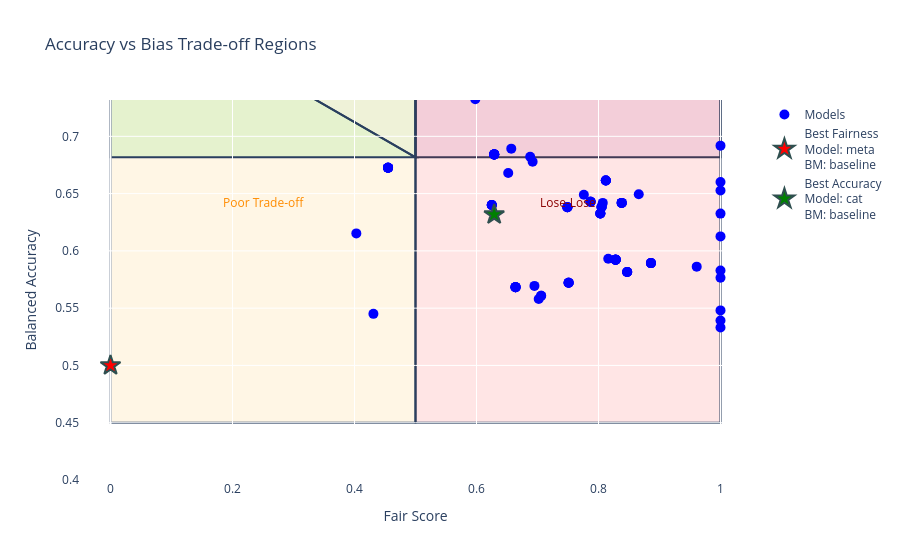

The notebook cell this image was saved under:
### Code cell
x_th = max([min(acc0), min(acc1)])
y_th = min([max(spd0), max(spd1)])

def plot_tradeoff(df, x_split=x_th, y_split=y_th, diagonal_end=None,
                 region_colors=None, title="Accuracy vs Bias Trade-off Regions"):
    """
    Creates a trade-off plot with dynamic ranges and configurable regions
    """
    # Calculate dynamic ranges with 5% padding
    x_min = max(0, df['fair_score'].min() - 0.05)
    x_max = min(1, df['fair_score'].max() + 0.05)
    y_min = max(0, df['balanced_acc'].min() - 0.05)
    y_max = min(1, df['balanced_acc'].max() + 0.05)

    # Set default diagonal end if not provided
    if diagonal_end is None:
        diagonal_end = (x_split, y_max)

    # Default colors with high transparency
    colors = {
        'win_win': 'rgba(0,200,0,0.1)',
        'good_tradeoff': 'rgba(100,200,100,0.1)',
        'poor_tradeoff': 'rgba(255,165,0,0.1)',
        'inverted': 'rgba(128,0,128,0.1)',
        'lose_lose': 'rgba(255,0,0,0.1)'
    }
    if region_colors:
        colors.update(region_colors)

    fig = go.Figure()

    # Region coordinates
    left_regions = {
        'base_x': x_min,
        'base_y': y_min,
        'split_x': x_split,
        'split_y': y_split,
        'diag_x': diagonal_end[0],
        'diag_y': diagonal_end[1]
    }

    # Add regions (order matters for layering)
    # Poor Trade-off (rectangle)
    fig.add_shape(type="rect",
        x0=left_regions['base_x'], y0=left_regions['base_y'],
        x1=left_regions['split_x'], y1=left_regions['split_y'],
        fillcolor=colors['poor_tradeoff'], layer="below")

    # Good Trade-off (triangle)
    fig.add_shape(type="path",
        path=f"M {left_regions['base_x']} {left_regions['split_y']} "
             f"L {left_regions['diag_x']} {left_regions['diag_y']} "
             f"L {left_regions['split_x']} {left_regions['split_y']} Z",
        fillcolor=colors['good_tradeoff'], layer="below")

    # Win-Win (triangle)
    fig.add_shape(type="path",
        path=f"M {left_regions['base_x']} {left_regions['split_y']} "
             f"L {left_regions['diag_x']} {left_regions['diag_y']} "
             f"L {left_regions['base_x']} {left_regions['diag_y']} Z",
        fillcolor=colors['win_win'], layer="below")

    # Right regions
    fig.add_shape(type="rect", x0=x_split, y0=y_split, x1=x_max, y1=y_max,
                 fillcolor=colors['inverted'], layer="below")
    fig.add_shape(type="rect", x0=x_split, y0=y_min, x1=x_max, y1=y_split,
                 fillcolor=colors['lose_lose'], layer="below")

    # Add scatter plot
    fig.add_trace(go.Scatter(
        x=df['fair_score'], y=df['acc'],
        mode='markers', marker=dict(size=10, color='blue'),
        name='Models'))

    # Adjusted annotations
    annotations = [
        dict(x=(x_min + x_split)/2, y=.01+(y_split + y_max)/2,
             text="Win-Win", showarrow=False, font=dict(color='darkgreen')),
        dict(x=(x_min + x_split)/2, 
             y=y_split + (left_regions['diag_y'] - y_split)*0.3,  # Adjusted position
             text="Good Trade-off", showarrow=False, font=dict(color='green')),
        dict(x=(x_min + x_split)/2, y=y_min + (y_split - y_min)/2,
             text="Poor Trade-off", showarrow=False, font=dict(color='darkorange')),
        dict(x=(x_split + x_max)/2, y=(y_split + y_max)/2,
             text="Inverted", showarrow=False, font=dict(color='purple')),
        dict(x=(x_split + x_max)/2, y=y_min + (y_split - y_min)/2,
             text="Lose-Lose", showarrow=False, font=dict(color='darkred'))
    ]
    # Find the point with the lowest fairness score
    min_fair_score_row = df.loc[df['fair_score'].idxmin()]
    min_fair_score = min_fair_score_row['fair_score']
    max_acc = min_fair_score_row['balanced_acc']
    bm_technique = min_fair_score_row['BM']
    model = min_fair_score_row['model_clean']

    # Highlight the point with the lowest fairness score
    fig.add_trace(
        go.Scatter(
            x=[min_fair_score],
            y=[max_acc],
            mode='markers',
            marker=dict(size=15, color='red', symbol='star',line=dict(width=2,color='DarkSlateGrey')),
            name=f"Best Fairness<br>Model: {model}<br>BM: {bm_technique}",
            showlegend=True
        )
    )

    # Find the point with the highest accuracy score
    max_acc_row = df.loc[df['balanced_acc'].idxmax()]
    max_fair_score = max_acc_row['fair_score']
    max_acc = max_acc_row['balanced_acc']
    bm_technique = max_acc_row['BM']
    model = max_acc_row['model_clean']

    # Highlight the point with the highest acc score
    fig.add_trace(
        go.Scatter(
            x=[max_fair_score],
            y=[max_acc],
            mode='markers',
            marker=dict(size=15, color='green', symbol='star', line=dict(width=2,color='DarkSlateGrey')),
            name=f"Best Accuracy<br>Model: {model}<br>BM: {bm_technique}",
            showlegend=True
        )
    )

    fig.update_layout(
        title=title,
        xaxis_title="Fair Score",
        yaxis_title="Balanced Accuracy",
        xaxis=dict(range=[x_min - 0.05, x_max + 0.05]),
        yaxis=dict(range=[y_min - 0.05, y_max + 0.05]),
        annotations=annotations,
        showlegend=True,
        plot_bgcolor='white',
    )

    return fig

fig = plot_tradeoff(df)
fig.show()

### Figure 1 — Plotly figure (JSON) as saved in the notebook; plotly's stock layout.template omitted (floating-point values rounded to 4 significant figures)
{"data": [{"marker": {"color": "blue", "size": 10}, "mode": "markers", "name": "Models", "type": "scatter", "x": [0.803, 0.828, 0.629, 0.787, 0.807, 0.664, 0.455, 0.657, 0.0, 0.625, 0.828, 0.749, 0.629, 0.847, 0.838, 0.805, 0.961, 0.886, 0.664, 0.812, 0.0, 0.664, 0.816, 0.0, 0.455, 1.0, 0.751, 0.828, 0.688, 0.787, 0.455, 0.625, 0.629, 0.629, 0.0, 0.598, 0.706, 0.787, 0.812, 0.692, 0.803, 0.0, 0.629, 0.629, 0.0, 0.652, 0.828, 0.787, 0.838, 0.803, 0.828, 0.664, 0.695, 0.629, 0.828, 0.886, 0.805, 0.838, 0.702, 0.625, 0.847, 0.847, 0.812, 0.886, 0.706, 0.776, 0.455, 0.455, 0.455, 0.812, 0.749, 0.0, 0.803, 1.0, 0.629, 0.805, 0.751, 0.664, 0.0, 0.828, 0.828, 0.749, 0.805, 1.0, 0.751, 0.838, 0.749, 0.625, 0.886, 0.847, 0.0, 0.0, 0.0, 0.751, 1.0, 0.0, 1.0, 0.0, 0.0, 0.0, 0.0, 0.0, 0.0, 1.0, 0.0, 0.431, 0.403, 0.866, 1.0, 0.0, 1.0, 1.0, 0.0, 0.0, 0.0, 0.0, 1.0, 0.0], "y": [0.6327, 0.5924, 0.6842, 0.6429, 0.6419, 0.5683, 0.6726, 0.6892, 0.8877, 0.6401, 0.5924, 0.6381, 0.6842, 0.5815, 0.6419, 0.6383, 0.5862, 0.5893, 0.5683, 0.6615, 0.8877, 0.5683, 0.5932, 0.8877, 0.6726, 0.6326, 0.5722, 0.5924, 0.6821, 0.6429, 0.6726, 0.6401, 0.6842, 0.6842, 0.8877, 0.7324, 0.5608, 0.6429, 0.6615, 0.6779, 0.6327, 0.8877, 0.6842, 0.6842, 0.8877, 0.6679, 0.5924, 0.6429, 0.6419, 0.6327, 0.5924, 0.5683, 0.5694, 0.6842, 0.5924, 0.5893, 0.6383, 0.6419, 0.558, 0.6401, 0.5815, 0.5815, 0.6615, 0.5893, 0.5608, 0.6489, 0.6726, 0.6726, 0.6726, 0.6615, 0.6381, 0.8877, 0.6327, 0.5331, 0.6842, 0.6383, 0.5722, 0.5683, 0.8877, 0.5924, 0.5924, 0.6381, 0.6383, 0.5829, 0.5722, 0.6419, 0.6381, 0.6401, 0.5893, 0.5815, 0.8877, 0.8877, 0.8877, 0.5722, 0.5392, 0.8877, 0.548, 0.8877, 0.8877, 0.8877, 0.8877, 0.8877, 0.8877, 0.6602, 0.8877, 0.545, 0.6153, 0.6494, 0.6127, 0.8877, 0.5766, 0.6528, 0.8877, 0.8877, 0.8877, 0.8877, 0.6919, 0.8877]}, {"marker": {"color": "red", "line": {"color": "DarkSlateGrey", "width": 2}, "size": 15, "symbol": "star"}, "mode": "markers", "name": "Best Fairness<br>Model: meta<br>BM: baseline", "showlegend": true, "type": "scatter", "x": [0.0], "y": [0.5]}, {"marker": {"color": "green", "line": {"color": "DarkSlateGrey", "width": 2}, "size": 15, "symbol": "star"}, "mode": "markers", "name": "Best Accuracy<br>Model: cat<br>BM: baseline", "showlegend": true, "type": "scatter", "x": [0.629], "y": [0.6317]}], "layout": {"annotations": [{"font": {"color": "darkgreen"}, "showarrow": false, "text": "Win-Win", "x": 0.25, "y": 0.7684}, {"font": {"color": "green"}, "showarrow": false, "text": "Good Trade-off", "x": 0.25, "y": 0.7891}, {"font": {"color": "darkorange"}, "showarrow": false, "text": "Poor Trade-off", "x": 0.25, "y": 0.6425}, {"font": {"color": "purple"}, "showarrow": false, "text": "Inverted", "x": 0.75, "y": 0.7584}, {"font": {"color": "darkred"}, "showarrow": false, "text": "Lose-Lose", "x": 0.75, "y": 0.6425}], "plot_bgcolor": "white", "shapes": [{"fillcolor": "rgba(255,165,0,0.1)", "layer": "below", "type": "rect", "x0": 0, "x1": 0.5, "y0": 0.45, "y1": 0.8351}, {"fillcolor": "rgba(100,200,100,0.1)", "layer": "below", "path": "M 0 0.8350799999999999 L 0.5 0.681716681 L 0.5 0.8350799999999999 Z", "type": "path"}, {"fillcolor": "rgba(0,200,0,0.1)", "layer": "below", "path": "M 0 0.8350799999999999 L 0.5 0.681716681 L 0 0.681716681 Z", "type": "path"}, {"fillcolor": "rgba(128,0,128,0.1)", "layer": "below", "type": "rect", "x0": 0.5, "x1": 1, "y0": 0.8351, "y1": 0.6817}, {"fillcolor": "rgba(255,0,0,0.1)", "layer": "below", "type": "rect", "x0": 0.5, "x1": 1, "y0": 0.45, "y1": 0.8351}], "showlegend": true, "title": {"text": "Accuracy vs Bias Trade-off Regions"}, "xaxis": {"range": [-0.05, 1.05], "title": {"text": "Fair Score"}}, "yaxis": {"range": [0.4, 0.7317], "title": {"text": "Balanced Accuracy"}}}}
